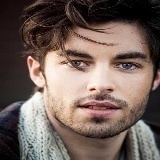
#> input picture Humans/1 (1210).jpg, 160 x 160 px, given in place of test_2.jpg, which was not available
$ jupyter execute --allow-errors face_recognition.ipynb
#> lines starting #> are read from the running program, lines starting #| are printed output that depends on the picture
[cell 1]
import tensorflow as tf
#tf.compat.v1.enable_eager_execution()
import numpy as np
from numpy import unique
import cv2
import os
from tensorflow.python.client import device_lib
from sklearn.model_selection import train_test_split
from IPython.display import clear_output
import matplotlib.pyplot as plt
import gc
import dask
import dask.array as da
import dask.dataframe as dd
import random
import xarray as xr
from dask.array.image import imread
#os.environ['KMP_DUPLICATE_LIB_OK']='True'
print("done")
#> (the rest of this cell did not finish here and is left out)

[cell 2]
print("START")
def imread_f(filename):
    item=cv2.imread(filename)
    return item
# [11 lines left out: function preprocessing, not called in this run]

[cell 3]
def face_detector(path):
#> called with path = './positive_anchor/test_2.jpg'
    im=cv2.imread(path)
#> im is the input picture: shape (160, 160, 3); mean B, G, R 90.5, 97.3, 114.8
    gray=cv2.cvtColor(im, cv2.COLOR_BGR2GRAY)
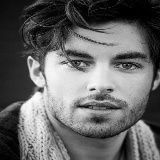
#> gray: shape (160, 160); min 0, max 253, mean 101.8
    faces=face_cascade.detectMultiScale(gray, 1.3, 5)
    photo=None
    c=0
    for (x, y, w, h) in faces:
        photo=im[y:y+h,x:x+w,:]
        photo=cv2.resize(photo, (160, 160))
        im_=photo.astype(np.float32)
        im_=(im_-np.mean(im_))/np.std(im_)
        c=1
    if c==1:
        return im_.reshape(1, 160, 160, 3)
    return None
# [6 lines left out: function if_n, not called in this run]
l_positive=[]
#> (the rest of this cell did not finish here and is left out)


$ run again, on Humans/1 (1253).jpg
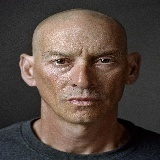
#> input picture Humans/1 (1253).jpg, 160 x 160 px, given in place of test_2.jpg, which was not available
#> in face_detector, im is the input picture: shape (160, 160, 3); mean B, G, R 64.9, 72, 85.2
#> in face_detector, `gray=cv2.cvtColor(im, cv2.COLOR_BGR2GRAY)`:
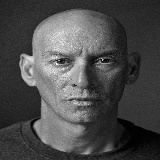
#> gray: shape (160, 160); min 0, max 246, mean 75.1
